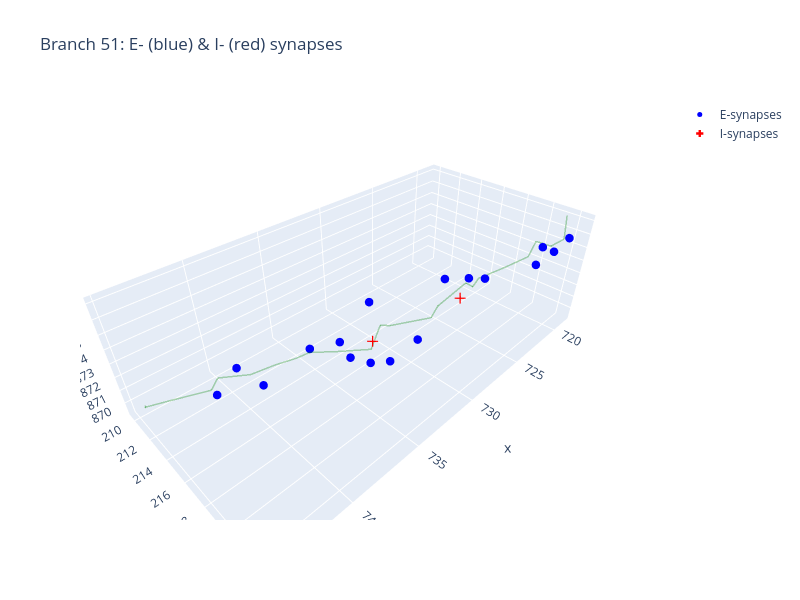
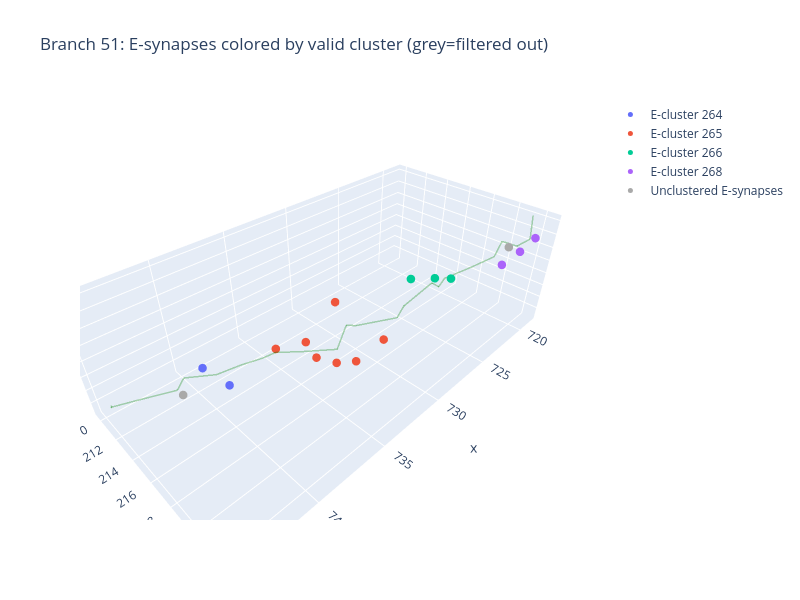

Notebook code for these charts, in order:
### Code cell
# =============================================================================
# 26. ADVANCED BRANCH VISUALIZATIONS
# =============================================================================
# Create advanced branch visualizations for a specific branch
# USER CONFIGURATION: Change branch_idx to visualize different branches

# Force complete reload of modules to ensure latest changes are available
import sys
if 'src.visualization.branch_plots' in sys.modules:
    del sys.modules['src.visualization.branch_plots']
if 'src.visualization.visualization_orchestrator' in sys.modules:
    del sys.modules['src.visualization.visualization_orchestrator']

# Re-import the modules
import src.visualization.branch_plots
import src.visualization.visualization_orchestrator
importlib.reload(src.visualization.branch_plots)
importlib.reload(src.visualization.visualization_orchestrator)

from src.visualization.visualization_orchestrator import create_advanced_branch_visualizations

# Verify that all required functions are available
try:
    from src.visualization.branch_plots import (
        plot_branch_synapses_3d,
        plot_branch_synapses_by_cluster,
        plot_synapse_distance_to_soma_histogram,
        plot_branch_density_analysis,
        plot_branch_inhibitory_clusters,
        plot_branch_by_ecluster_enhanced
    )
    print(" All advanced branch visualization functions imported successfully!")
except ImportError as e:
    print(f" Import error: {e}")
    print("Please restart the kernel and try again.")

# =============================================================================
# USER CONFIGURATION - MODIFY THESE PARAMETERS AS NEEDED
# =============================================================================
branch_idx = 51  # ← CHANGE THIS: Pick  branch index here (0 to len(neuron_splits)-1)
show_plots_in_notebook = True  # ← CHANGE THIS: Set to True to display plots in notebook

print(f" Creating advanced visualizations for branch {branch_idx}")
print(f" Total branches available: {len(neuron_splits)}")
print(f" Branch {branch_idx} has {len(neuron_splits[branch_idx].nodes)} nodes")

# Create advanced branch visualizations
advanced_branch_visualizations = create_advanced_branch_visualizations(
    branch_idx=branch_idx,
    neuron_splits=neuron_splits,
    syn_exec_df=syn_exec_df,
    syn_inh_df=syn_inh_df,
    syn_inh_df_filtered=syn_inh_df_filtered,
    cluster_df=cluster_df,
    calculation_nodes=calculation_nodes,
    geodesic_mat_full=geodesic_mat_full,
    neuron_skel=neuron,
    cluster_df_inh=syn_inh_cluster_df if 'final_i_cluster_df' in locals() else None,
    neuron_id=cfg.input.neuron_id,
    output_base_dir=output_base_dir,
    save_plots=True
)

print(f"\n Advanced branch visualizations created:")
for viz_name, fig in advanced_branch_visualizations.items():
    print(f"   • {viz_name}")

# Display the visualizations in notebook if requested
if show_plots_in_notebook:
    print(f"\n Displaying advanced branch visualizations in notebook...")
    
    # 1. Branch synapses 3D visualization
    if 'branch_synapses_3d' in advanced_branch_visualizations:
        print(f"\n Branch {branch_idx} Synapses 3D Visualization:")
        advanced_branch_visualizations['branch_synapses_3d'].show()
    
    # 2. Branch synapses by cluster
    if 'branch_synapses_by_cluster' in advanced_branch_visualizations:
        print(f"\n Branch {branch_idx} Synapses by Cluster:")
        advanced_branch_visualizations['branch_synapses_by_cluster'].show()
    
    # 3. Synapse distance to soma histogram
    if 'synapse_distance_to_soma_histogram' in advanced_branch_visualizations:
        print(f"\n Synapse Distance to Soma Histogram:")
        advanced_branch_visualizations['synapse_distance_to_soma_histogram'].show()
    
    # 4. Branch density analysis
    if 'branch_density_analysis' in advanced_branch_visualizations:
        print(f"\n Branch {branch_idx} Density Analysis:")
        advanced_branch_visualizations['branch_density_analysis'].show()
    
    # 5. Branch density gradient
    if 'branch_e_clusters_gradient' in advanced_branch_visualizations:
        print(f"\n Branch {branch_idx} e clusters Density Gradient:")
        advanced_branch_visualizations['branch_e_clusters_gradient'].show()
    
    # 6. Branch inhibitory clusters
    if 'branch_inhibitory_clusters' in advanced_branch_visualizations:
        print(f"\n Branch {branch_idx} Inhibitory Clusters:")
        advanced_branch_visualizations['branch_inhibitory_clusters'].show()
        
    # 7. Branch individual tone mapping
    if 'branch_individual_tone_mapping' in advanced_branch_visualizations:
        print(f"\n Branch {branch_idx} Individual Tone Mapping:")
        advanced_branch_visualizations['branch_individual_tone_mapping'].show()
    
    print(f"\n Advanced branch visualizations displayed successfully!")
else:
    print(f"\n Visualizations saved to files (not displayed in notebook)")
    print(f" Check the output directory: {output_base_dir / 'branches'}")

print(f"\n Advanced branch visualizations completed successfully!")

### Figure 1 — Plotly figure (JSON) as saved in the notebook; plotly's stock layout.template omitted (floating-point values rounded to 4 significant figures; data arrays with more than 128 entries replaced by an {"elided": "..."} marker saying what was removed)
{"data": [{"marker": {"color": "blue", "size": 5, "symbol": "circle"}, "mode": "markers", "name": "E-synapses", "type": "scatter3d", "x": [728.5, 731.6, 734.1, 726.1, 741.5, 732.8, 719.7, 733.3, 722.2, 738.9, 735.0, 731.9, 723.9, 718.8, 727.0, 735.0, 740.1], "y": [219.0, 219.7, 216.5, 219.2, 213.2, 218.7, 221.5, 217.5, 221.6, 214.0, 213.6, 216.0, 222.6, 222.0, 220.8, 216.6, 213.4], "z": [875.4, 872.8, 871.0, 874.4, 870.7, 871.3, 874.8, 870.8, 874.8, 870.2, 870.6, 873.8, 877.1, 875.6, 875.5, 872.8, 872.0]}, {"marker": {"color": "red", "size": 6, "symbol": "cross"}, "mode": "markers", "name": "I-synapses", "type": "scatter3d", "x": [728.4, 733.1], "y": [220.2, 217.5], "z": [874.5, 872.3]}, {"hoverinfo": "none", "hovertext": " ", "legendgroup": "431c6796-76a6-46af-a686-6b24dc0c7b1c", "legendgrouptitle": {"text": "431c6796-76a6-46af-a686-6b24dc0c7b1c"}, "line": {"color": "rgb(0,128,0)", "dash": "solid", "width": 3}, "mode": "lines", "name": "microns_jan_n3 (431c6796-76a6-46af-a686-6b24dc0c7b1c)", "opacity": 0.3, "showlegend": false, "type": "scatter3d", "x": {"elided": "344 float values"}, "y": {"elided": "344 float values"}, "z": {"elided": "344 float values"}}], "layout": {"height": 600, "scene": {"aspectmode": "data"}, "title": {"text": "Branch 51: E- (blue) & I- (red) synapses"}, "width": 800}}

### Figure 2 — Plotly figure (JSON) as saved in the notebook; plotly's stock layout.template omitted (floating-point values rounded to 4 significant figures; data arrays with more than 128 entries replaced by an {"elided": "..."} marker saying what was removed)
{"data": [{"marker": {"color": "#636EFA", "size": 5, "symbol": "circle"}, "mode": "markers", "name": "E-cluster 264", "type": "scatter3d", "x": [738.9, 740.1], "y": [214.0, 213.4], "z": [870.2, 872.0]}, {"marker": {"color": "#EF553B", "size": 5, "symbol": "circle"}, "mode": "markers", "name": "E-cluster 265", "type": "scatter3d", "x": [731.6, 734.1, 732.8, 733.3, 735.0, 731.9, 735.0], "y": [219.7, 216.5, 218.7, 217.5, 213.6, 216.0, 216.6], "z": [872.8, 871.0, 871.3, 870.8, 870.6, 873.8, 872.8]}, {"marker": {"color": "#00CC96", "size": 5, "symbol": "circle"}, "mode": "markers", "name": "E-cluster 266", "type": "scatter3d", "x": [728.5, 726.1, 727.0], "y": [219.0, 219.2, 220.8], "z": [875.4, 874.4, 875.5]}, {"marker": {"color": "#AB63FA", "size": 5, "symbol": "circle"}, "mode": "markers", "name": "E-cluster 268", "type": "scatter3d", "x": [719.7, 722.2, 718.8], "y": [221.5, 221.6, 222.0], "z": [874.8, 874.8, 875.6]}, {"marker": {"color": "darkgrey", "size": 5, "symbol": "circle"}, "mode": "markers", "name": "Unclustered E-synapses", "type": "scatter3d", "x": [741.5, 723.9], "y": [213.2, 222.6], "z": [870.7, 877.1]}, {"hoverinfo": "none", "hovertext": " ", "legendgroup": "431c6796-76a6-46af-a686-6b24dc0c7b1c", "legendgrouptitle": {"text": "431c6796-76a6-46af-a686-6b24dc0c7b1c"}, "line": {"color": "rgb(0,128,0)", "dash": "solid", "width": 3}, "mode": "lines", "name": "microns_jan_n3 (431c6796-76a6-46af-a686-6b24dc0c7b1c)", "opacity": 0.3, "showlegend": false, "type": "scatter3d", "x": {"elided": "344 float values"}, "y": {"elided": "344 float values"}, "z": {"elided": "344 float values"}}], "layout": {"height": 600, "scene": {"aspectmode": "data"}, "title": {"text": "Branch 51: E-synapses colored by valid cluster (grey=filtered out)"}, "width": 800}}
